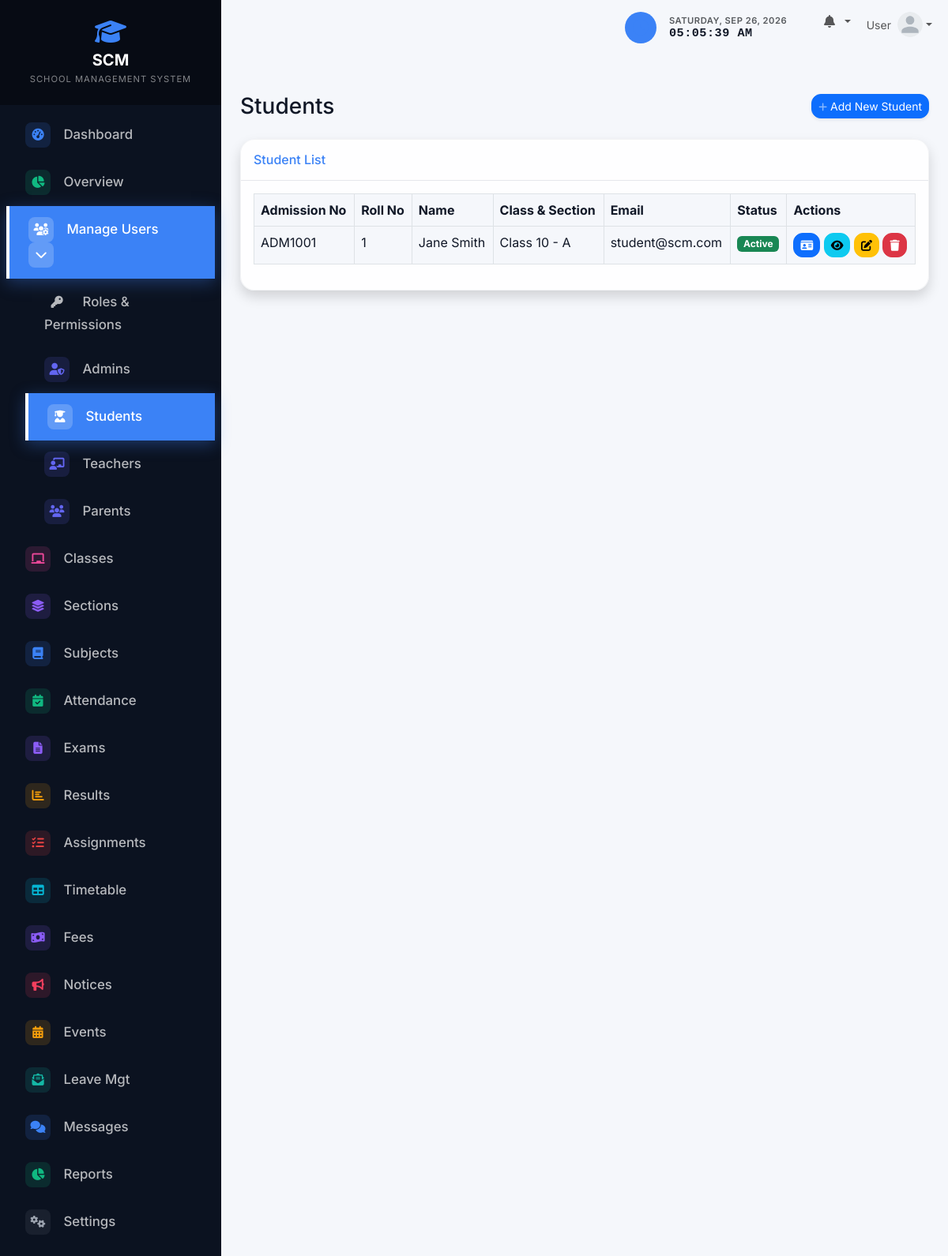
The app's page /admin/students/index.php (signed in) with its own data.
### tables this page shows
CREATE TABLE IF NOT EXISTS settings (
    setting_key VARCHAR(50) PRIMARY KEY,
    setting_value TEXT
);

CREATE TABLE IF NOT EXISTS students (
    id INT AUTO_INCREMENT PRIMARY KEY,
    user_id INT NOT NULL,
    admission_no VARCHAR(20) NOT NULL UNIQUE,
    roll_number INT,
    first_name VARCHAR(50) NOT NULL,
    last_name VARCHAR(50) NOT NULL,
    gender ENUM('Male', 'Female', 'Other'),
    dob DATE,
    blood_group VARCHAR(10),
    phone VARCHAR(20),
    address TEXT,
    city VARCHAR(50),
    state VARCHAR(50),
    parent_name VARCHAR(100),
    parent_phone VARCHAR(20),
    class_id INT NOT NULL,
    section_id INT NOT NULL,
    admission_date DATE,
    profile_photo VARCHAR(255),
    status ENUM('active', 'inactive') DEFAULT 'active',
    created_at TIMESTAMP DEFAULT CURRENT_TIMESTAMP,
    updated_at TIMESTAMP DEFAULT CURRENT_TIMESTAMP ON UPDATE CURRENT_TIMESTAMP,
    FOREIGN KEY (user_id) REFERENCES users(id) ON DELETE CASCADE,
    FOREIGN KEY (class_id) REFERENCES classes(id) ON DELETE RESTRICT,
    FOREIGN KEY (section_id) REFERENCES sections(id) ON DELETE RESTRICT
);

CREATE TABLE IF NOT EXISTS classes (
    id INT AUTO_INCREMENT PRIMARY KEY,
    name VARCHAR(50) NOT NULL UNIQUE,
    created_at TIMESTAMP DEFAULT CURRENT_TIMESTAMP
);

CREATE TABLE IF NOT EXISTS sections (
    id INT AUTO_INCREMENT PRIMARY KEY,
    class_id INT NOT NULL,
    name VARCHAR(50) NOT NULL,
    created_at TIMESTAMP DEFAULT CURRENT_TIMESTAMP,
    FOREIGN KEY (class_id) REFERENCES classes(id) ON DELETE CASCADE,
    UNIQUE KEY unique_class_section (class_id, name)
);

CREATE TABLE IF NOT EXISTS users (
    id INT AUTO_INCREMENT PRIMARY KEY,
    username VARCHAR(50) NOT NULL UNIQUE,
    email VARCHAR(100) NOT NULL UNIQUE,
    password_hash VARCHAR(255) NOT NULL,
    role ENUM('admin', 'teacher', 'student') NOT NULL,
    status ENUM('active', 'inactive') DEFAULT 'active',
    created_at TIMESTAMP DEFAULT CURRENT_TIMESTAMP,
    updated_at TIMESTAMP DEFAULT CURRENT_TIMESTAMP ON UPDATE CURRENT_TIMESTAMP
);

### config/functions.php (called while the page is built, shortened)
<?php
function get_setting($pdo, $key, $default = '') {
    $stmt = $pdo->prepare("SELECT setting_value FROM settings WHERE setting_key = ?");
    $stmt->execute([$key]);
    $result = $stmt->fetch();
    return $result ? $result['setting_value'] : $default;
}
?>

### admin/students/index.php (the view, shortened to what this page needs)
<?php
require_once '../../config/database.php';
require_once '../../config/functions.php';
$stmt = $pdo->query("
    SELECT s.id, s.admission_no, s.roll_number, s.first_name, s.last_name, s.gender, s.status,
           c.name as class_name, sec.name as section_name, u.email
    FROM students s
    LEFT JOIN classes c ON s.class_id = c.id
    LEFT JOIN sections sec ON s.section_id = sec.id
    LEFT JOIN users u ON s.user_id = u.id
    ORDER BY c.name, sec.name, s.roll_number
");
$students = $stmt->fetchAll();
include '../../includes/header.php';
?>
<div class="d-sm-flex align-items-center justify-content-between mb-4">
    <h1 class="h3 mb-0 text-gray-800">Students</h1>
    <a href="create.php" class="d-none d-sm-inline-block btn btn-sm btn-primary shadow-sm">
        <i class="fas fa-plus fa-sm text-white-50"></i> Add New Student
    </a>
</div>
<div class="card shadow mb-4">
    <div class="card-header py-3">
        <h6 class="m-0 font-weight-bold text-primary">Student List</h6>
    </div>
    <div class="card-body">
        <div class="table-responsive">
            <table class="table table-bordered table-hover" id="dataTable" width="100%" cellspacing="0">
                <thead>
                    <tr>
                        <th>Admission No</th>
                        <th>Roll No</th>
                        <th>Name</th>
                        <th>Class & Section</th>
                        <th>Email</th>
                        <th>Status</th>
                        <th>Actions</th>
                    </tr>
                </thead>
                <tbody>
                    <?php foreach ($students as $student): ?>
                    <tr>
                        <td><?= htmlspecialchars($student['admission_no']) ?></td>
                        <td><?= htmlspecialchars($student['roll_number']) ?></td>
                        <td><?= htmlspecialchars($student['first_name'] . ' ' . $student['last_name']) ?></td>
                        <td><?= htmlspecialchars($student['class_name'] . ' - ' . $student['section_name']) ?></td>
                        <td><?= htmlspecialchars($student['email']) ?></td>
                        <td>
                            <?php if ($student['status'] === 'active'): ?>
                                <span class="badge bg-success">Active</span>
                            <?php else: ?>
                                <span class="badge bg-danger">Inactive</span>
                            <?php endif; ?>
                        </td>
                        <td>
                            <a href="id_card.php?id=<?= $student['id'] ?>" class="btn btn-primary btn-sm" title="ID Card"><i class="fas fa-id-card"></i></a>
                            <a href="view.php?id=<?= $student['id'] ?>" class="btn btn-info btn-sm" title="View"><i class="fas fa-eye"></i></a>
                            <a href="edit.php?id=<?= $student['id'] ?>" class="btn btn-warning btn-sm" title="Edit"><i class="fas fa-edit"></i></a>
                            <a href="delete.php?id=<?= $student['id'] ?>" class="btn btn-danger btn-sm" title="Delete" onclick="return confirm('Are you sure you want to delete this student?');"><i class="fas fa-trash"></i></a>
                        </td>
                    </tr>
                    <?php endforeach; ?>
                </tbody>
            </table>
        </div>
    </div>
</div>
<?php include '../../includes/footer.php'; ?>

### includes/sidebar.php (shortened to what this page needs)
<?php
$current_page = $_SERVER['REQUEST_URI'];
$sidebar_school_name = get_setting($pdo, 'school_name', 'SCM - SCHOOL MANAGEMENT');
$name_parts = explode(' - ', $sidebar_school_name, 2);
$main_name = $name_parts[0];
$sub_name = isset($name_parts[1]) ? $name_parts[1] : '';
?>
<nav id="sidebar" class="text-white">
    <div class="sidebar-header p-4 text-center">
        <a href="<?= BASE_URL ?>/index.php" class="text-white text-decoration-none d-flex flex-column align-items-center">
            <i class="fas fa-graduation-cap fa-2x mb-2 text-primary"></i>
            <h5 class="mb-0 fw-bold tracking-wide"><?= htmlspecialchars($main_name) ?></h5>
            <?php if ($sub_name): ?>
            <small class="text-white-50 mt-1" style="font-size: 0.7rem; letter-spacing: 1px;"><?= htmlspecialchars(strtoupper($sub_name)) ?></small>
            <?php endif; ?>
        </a>
    </div>
    <ul class="list-unstyled components p-2">
        <?php if ($_SESSION['user_role'] === 'admin'): ?>
            <li class="<?= strpos($current_page, '/admin/dashboard.php') !== false ? 'active' : '' ?>">
                <a href="<?= BASE_URL ?>/admin/dashboard.php"><i class="fas fa-fw fa-tachometer-alt me-2"></i> Dashboard</a>
            </li>
            <li class="<?= strpos($current_page, '/admin/overview.php') !== false ? 'active' : '' ?>">
                <a href="<?= BASE_URL ?>/admin/overview.php"><i class="fas fa-fw fa-chart-pie me-2"></i> Overview</a>
            </li>
            <?php
                $is_users_active = strpos($current_page, '/admin/admins/') !== false || strpos($current_page, '/admin/roles/') !== false || strpos($current_page, '/admin/students/') !== false || strpos($current_page, '/admin/teachers/') !== false || strpos($current_page, '/admin/parents/') !== false;
            ?>
            <li class="<?= $is_users_active ? 'active' : '' ?>">
                <a href="#usersSubmenu" data-bs-toggle="collapse" aria-expanded="<?= $is_users_active ? 'true' : 'false' ?>" class="manage-users-btn <?= $is_users_active ? '' : 'collapsed' ?>" style="text-decoration: none;">
                    <i class="fas fa-fw fa-users-cog"></i>
                    <span>Manage Users</span>
                    <i class="fas fa-chevron-down dropdown-arrow"></i>
                </a>
                <ul class="collapse list-unstyled <?= $is_users_active ? 'show' : '' ?>" id="usersSubmenu" style="padding-left: 1.5rem;">
                    <li class="<?= strpos($current_page, '/admin/roles/') !== false ? 'active' : '' ?>"><a href="<?= BASE_URL ?>/admin/roles/"><i class="fas fa-fw fa-key me-2"></i> Roles & Permissions</a></li>
                    <li class="<?= strpos($current_page, '/admin/admins/') !== false ? 'active' : '' ?>"><a href="<?= BASE_URL ?>/admin/admins/"><i class="fas fa-fw fa-user-shield me-2"></i> Admins</a></li>
                    <li class="<?= strpos($current_page, '/admin/students/') !== false ? 'active' : '' ?>"><a href="<?= BASE_URL ?>/admin/students/" class="students-active"><i class="fas fa-fw fa-user-graduate me-2"></i> Students</a></li>
                    <li class="<?= strpos($current_page, '/admin/teachers/') !== false ? 'active' : '' ?>"><a href="<?= BASE_URL ?>/admin/teachers/"><i class="fas fa-fw fa-chalkboard-teacher me-2"></i> Teachers</a></li>
                    <li class="<?= strpos($current_page, '/admin/parents/') !== false ? 'active' : '' ?>"><a href="<?= BASE_URL ?>/admin/parents/"><i class="fas fa-fw fa-users me-2"></i> Parents</a></li>
                </ul>
            </li>
            <li class="<?= strpos($current_page, '/admin/classes/') !== false ? 'active' : '' ?>"><a href="<?= BASE_URL ?>/admin/classes/"><i class="fas fa-fw fa-chalkboard me-2"></i> Classes</a></li>
            <li class="<?= strpos($current_page, '/admin/sections/') !== false ? 'active' : '' ?>"><a href="<?= BASE_URL ?>/admin/sections/"><i class="fas fa-fw fa-layer-group me-2"></i> Sections</a></li>
            <li class="<?= strpos($current_page, '/admin/subjects/') !== false ? 'active' : '' ?>"><a href="<?= BASE_URL ?>/admin/subjects/"><i class="fas fa-fw fa-book me-2"></i> Subjects</a></li>
            <li class="<?= strpos($current_page, '/admin/attendance/') !== false ? 'active' : '' ?>"><a href="<?= BASE_URL ?>/admin/attendance/"><i class="fas fa-fw fa-calendar-check me-2"></i> Attendance</a></li>
            <li class="<?= strpos($current_page, '/admin/exams/') !== false ? 'active' : '' ?>"><a href="<?= BASE_URL ?>/admin/exams/"><i class="fas fa-fw fa-file-alt me-2"></i> Exams</a></li>
            <li class="<?= strpos($current_page, '/admin/results/') !== false ? 'active' : '' ?>"><a href="<?= BASE_URL ?>/admin/results/"><i class="fas fa-fw fa-chart-bar me-2"></i> Results</a></li>
            <li class="<?= strpos($current_page, '/admin/assignments/') !== false ? 'active' : '' ?>"><a href="<?= BASE_URL ?>/admin/assignments/"><i class="fas fa-fw fa-tasks me-2"></i> Assignments</a></li>
            <li class="<?= strpos($current_page, '/admin/timetable/') !== false ? 'active' : '' ?>"><a href="<?= BASE_URL ?>/admin/timetable/"><i class="fas fa-fw fa-table me-2"></i> Timetable</a></li>
            <li class="<?= strpos($current_page, '/admin/fees/') !== false ? 'active' : '' ?>"><a href="<?= BASE_URL ?>/admin/fees/"><i class="fas fa-fw fa-money-bill-wave me-2"></i> Fees</a></li>
            <li class="<?= strpos($current_page, '/admin/notices/') !== false ? 'active' : '' ?>"><a href="<?= BASE_URL ?>/admin/notices/"><i class="fas fa-fw fa-bullhorn me-2"></i> Notices</a></li>
            <li class="<?= strpos($current_page, '/admin/events/') !== false ? 'active' : '' ?>"><a href="<?= BASE_URL ?>/admin/events/"><i class="fas fa-fw fa-calendar-alt me-2"></i> Events</a></li>
            <li class="<?= strpos($current_page, '/admin/leaves/') !== false ? 'active' : '' ?>"><a href="<?= BASE_URL ?>/admin/leaves/"><i class="fas fa-fw fa-envelope-open-text me-2"></i> Leave Mgt</a></li>
            <li class="<?= strpos($current_page, '/admin/messages/') !== false ? 'active' : '' ?>"><a href="<?= BASE_URL ?>/admin/messages/"><i class="fas fa-fw fa-comments me-2"></i> Messages</a></li>
            <li class="<?= strpos($current_page, '/admin/reports/') !== false ? 'active' : '' ?>"><a href="<?= BASE_URL ?>/admin/reports/"><i class="fas fa-fw fa-chart-pie me-2"></i> Reports</a></li>
            <li class="<?= strpos($current_page, '/admin/settings/') !== false ? 'active' : '' ?>"><a href="<?= BASE_URL ?>/admin/settings/"><i class="fas fa-fw fa-cogs me-2"></i> Settings</a></li>
        <?php endif; ?>
    </ul>
</nav>

### records on screen
settings: setting_value "SCM", setting_value "SCHOOL MANAGEMENT SYSTEM"
students: admission_no "ADM1001", roll_number "1", first_name+last_name "Jane Smith", class.name "Class 10 - A", user.email "student@scm.com", status "Active"

### other values on screen
$_SESSION['name'] "User"
